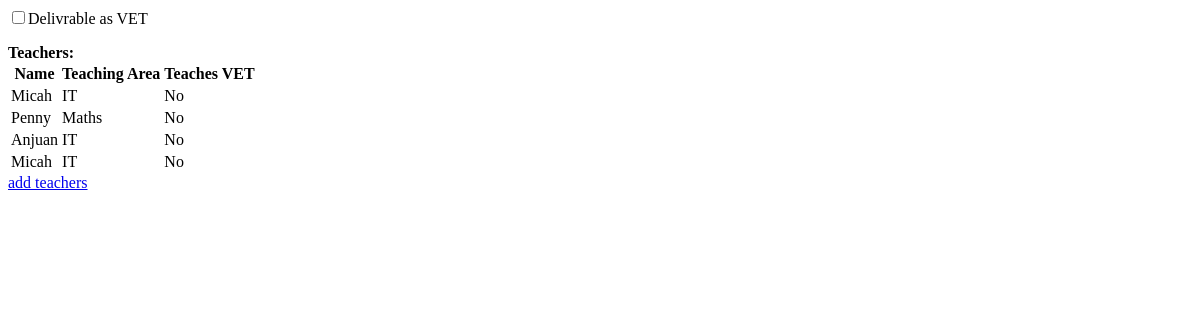
Before: / with the older database file.
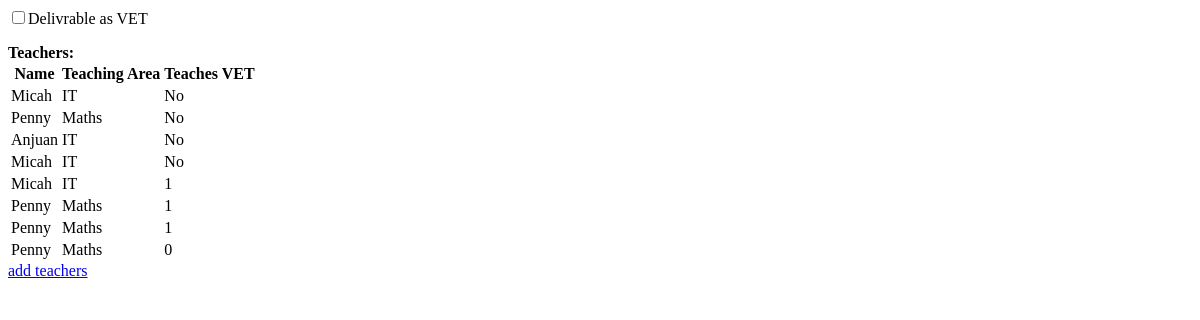
After: the same page with the newer database file.
### MyApp/models.py (models this page shows)
class teacher(models.Model):
    Name = models.CharField(max_length=25)
    Area = models.CharField(max_length=30)
    VET = models.BooleanField()

### MyApp/views.py (the view)
# urls.py: re_path(r'^$', MyApp.views.index, name='index'),
def index(request):
    teach = teacher.objects.all()
    return render(request, "MyApp/index.html",{'content': teach})

### MyApp/templates/MyApp/index.html
<html>
<head><title>{{ title }}</title></head>
<body>
    <form action="/VET/" method="post">
        <input type="checkbox"><label>Delivrable as VET</label><br />
    </form>
    <strong>Teachers:</strong>
    {% if content %}
    <table>
        <tr>
            <th>Name</th>
            <th>Teaching Area</th>
            <th>Teaches VET</th>
        </tr>
        {% for teach in content %}
        <tr>
            <td>{{teach.Name}}</td>
            <td>{{teach.Area}}</td>
            <td>{{teach.VET}}</td>
        </tr>
        {% endfor %}
    </table>
    {% else %}
    <strong>No data!</strong>
    {% endif %}
    <a href="input.html">add teachers</a>
</body>
</html>

Changed rows visible on the page:
added teacher: Name "Micah", Area "IT", VET "1"
added teacher: Name "Penny", Area "Maths", VET "1"
added teacher: Name "Penny", Area "Maths", VET "1"
added teacher: Name "Penny", Area "Maths", VET "0"
